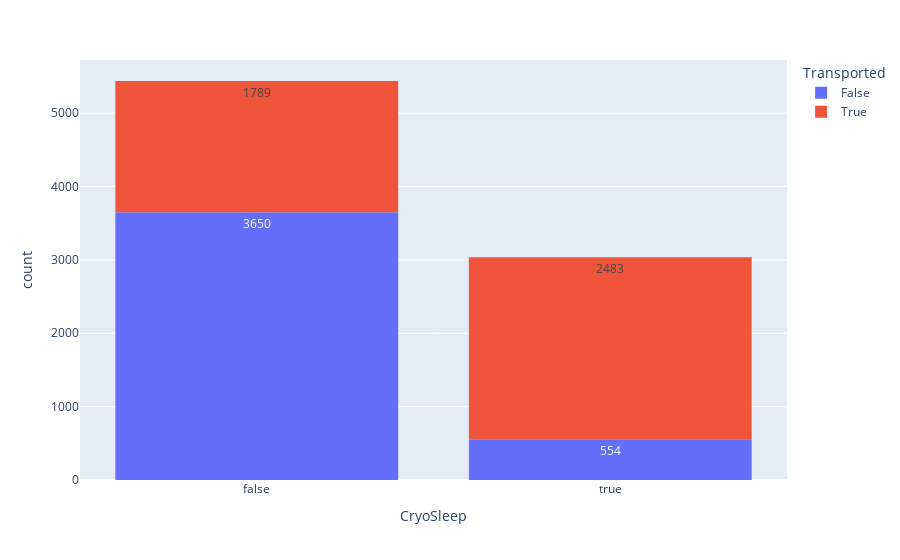

Notebook code cell kept with this figure:
### Code cell
# convert CryoSleep to boolean
train['CryoSleep'] = train.CryoSleep.astype('boolean')
fig = px.histogram(train, x = 'CryoSleep', color = 'Transported', text_auto = True)
fig.show()

### Figure 1 — Plotly figure (JSON) as saved in the notebook; plotly's stock layout.template omitted (floating-point values rounded to 4 significant figures; data arrays with more than 128 entries replaced by an {"elided": "..."} marker saying what was removed)
{"data": [{"alignmentgroup": "True", "bingroup": "x", "hovertemplate": "Transported=False<br>CryoSleep=%{x}<br>count=%{y}<extra></extra>", "legendgroup": "False", "marker": {"color": "#636efa", "pattern": {"shape": ""}}, "name": "False", "offsetgroup": "False", "orientation": "v", "showlegend": true, "texttemplate": "%{value}", "type": "histogram", "x": {"elided": "4315 bool values"}, "xaxis": "x", "yaxis": "y"}, {"alignmentgroup": "True", "bingroup": "x", "hovertemplate": "Transported=True<br>CryoSleep=%{x}<br>count=%{y}<extra></extra>", "legendgroup": "True", "marker": {"color": "#EF553B", "pattern": {"shape": ""}}, "name": "True", "offsetgroup": "True", "orientation": "v", "showlegend": true, "texttemplate": "%{value}", "type": "histogram", "x": {"elided": "4378 bool values"}, "xaxis": "x", "yaxis": "y"}], "layout": {"barmode": "relative", "legend": {"title": {"text": "Transported"}, "tracegroupgap": 0}, "margin": {"t": 60}, "xaxis": {"anchor": "y", "domain": [0, 1], "title": {"text": "CryoSleep"}}, "yaxis": {"anchor": "x", "domain": [0, 1], "title": {"text": "count"}}}}
